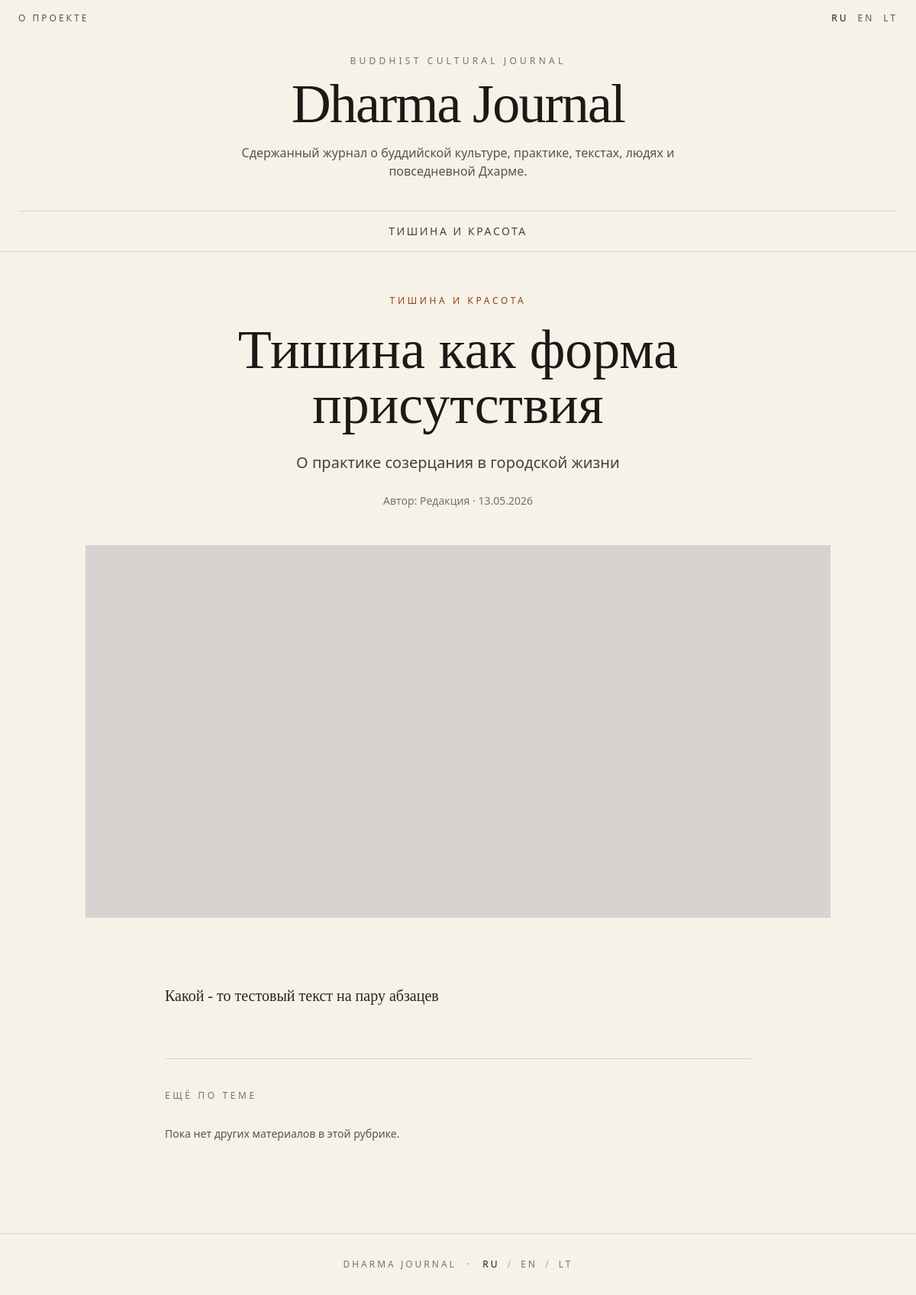
The page /ru/articles/tishina-kak-forma-prisutstviya/ on the database its author committed.
### articles/models.py (models this page shows, shortened)
class Category(models.Model):
    order = models.PositiveIntegerField("Порядок", default=100)
    is_active = models.BooleanField("Активна", default=True)
    class Meta:
        ordering = ["order", "id"]
        verbose_name = "Рубрика"
        verbose_name_plural = "Рубрики"
    def get_translation(self, language="ru"):
        return self.translations.filter(language=language).first()

class CategoryTranslation(models.Model):
    category = models.ForeignKey(
        Category,
        on_delete=models.CASCADE,
        related_name="translations",
        verbose_name="Рубрика",
    )
    language = models.CharField(
        "Язык",
        max_length=2,
        choices=LANGUAGE_CHOICES,
    )
    title = models.CharField("Название", max_length=200)
    slug = models.SlugField("URL-имя", max_length=220)
    description = models.TextField("Описание", blank=True)
    class Meta:
        unique_together = [
            ("category", "language"),
            ("language", "slug"),
        ]
        verbose_name = "Перевод рубрики"
        verbose_name_plural = "Переводы рубрик"

class ArticleTranslation(models.Model):
    article = models.ForeignKey(
        Article,
        on_delete=models.CASCADE,
        related_name="translations",
        verbose_name="Статья",
    )
    language = models.CharField(
        "Язык",
        max_length=2,
        choices=LANGUAGE_CHOICES,
    )
    title = models.CharField("Заголовок", max_length=250)
    slug = models.SlugField("URL-имя", max_length=260)
    subtitle = models.CharField("Подзаголовок", max_length=300, blank=True)
    excerpt = models.TextField("Краткое описание", blank=True)
    body = models.TextField("Текст статьи")
    seo_title = models.CharField("SEO title", max_length=250, blank=True)
    seo_description = models.TextField("SEO description", blank=True)
    class Meta:
        unique_together = [
            ("article", "language"),
            ("language", "slug"),
        ]
        verbose_name = "Перевод статьи"
        verbose_name_plural = "Переводы статей"

class Article(models.Model):
    class Status(models.TextChoices):
        DRAFT = "draft", "Черновик"
        PUBLISHED = "published", "Опубликовано"
    category = models.ForeignKey(
        Category,
        on_delete=models.PROTECT,
        related_name="articles",
        verbose_name="Рубрика",
    )
    author = models.ForeignKey(
        Author,
        on_delete=models.SET_NULL,
        null=True,
        blank=True,
        related_name="articles",
        verbose_name="Автор",
    )
    status = models.CharField(
        "Статус",
        max_length=20,
        choices=Status.choices,
        default=Status.DRAFT,
    )
    is_featured = models.BooleanField("Главный материал", default=False)
    published_at = models.DateTimeField("Дата публикации", null=True, blank=True)
    created_at = models.DateTimeField("Создано", auto_now_add=True)
    updated_at = models.DateTimeField("Обновлено", auto_now=True)
    class Meta:
        ordering = ["-published_at", "-created_at"]
        verbose_name = "Статья"
        verbose_name_plural = "Статьи"
    def get_translation(self, language="ru"):
        return self.translations.filter(language=language).first()

class Author(models.Model):
    name = models.CharField("Имя", max_length=200)
    slug = models.SlugField("URL-имя", max_length=220, unique=True)
    bio = models.TextField("Биография", blank=True)
    class Meta:
        ordering = ["name"]
        verbose_name = "Автор"
        verbose_name_plural = "Авторы"

### articles/views.py (the view)
# urls.py: path("<str:language>/articles/<slug:slug>/", article_detail, name="article_detail"),
def article_detail(request, language, slug):
    language = normalize_language(language)
    article_translation = get_object_or_404(
        ArticleTranslation.objects.select_related(
            "article",
            "article__category",
            "article__author",
        ),
        language=language,
        slug=slug,
        article__status=Article.Status.PUBLISHED,
    )
    article = article_translation.article
    category_translation = article.category.get_translation(language)
    related_articles = (
        Article.objects
        .filter(
            status=Article.Status.PUBLISHED,
            category=article.category,
            translations__language=language,
        )
        .exclude(id=article.id)
        .select_related("category", "author")
        .prefetch_related("translations", "category__translations")
        .distinct()[:3]
    )
    related_cards = []
    for related_article in related_articles:
        card = make_article_card(related_article, language)
        if card:
            related_cards.append(card)
    context = {
        "language": language,
        "available_languages": AVAILABLE_LANGUAGES,
        "language_links": make_language_links_for_article(article, language),
        "navigation_categories": get_navigation_categories(language),
        "ui": get_ui_text(language),
        "article": article,
        "article_translation": article_translation,
        "category_translation": category_translation,
        "related_cards": related_cards,
    }
    return render(request, "articles/article_detail.html", context)

### articles/views.py (called while the page is built)
def normalize_language(language):
    if language not in AVAILABLE_LANGUAGES:
        return "ru"
    return language

def get_navigation_categories(language):
    categories = (
        Category.objects
        .filter(is_active=True, translations__language=language)
        .prefetch_related("translations")
        .distinct()
    )
    navigation_categories = []
    for category in categories:
        translation = category.get_translation(language)
        if translation:
            navigation_categories.append({
                "category": category,
                "translation": translation,
                "url": reverse("category_detail", args=[language, translation.slug]),
            })
    return navigation_categories

def make_language_links_for_article(article, current_language):
    links = []
    for code in AVAILABLE_LANGUAGES:
        translation = article.get_translation(code)
        if translation:
            url = reverse("article_detail", args=[code, translation.slug])
        else:
            url = reverse("home", args=[code])
        links.append({
            "code": code,
            "url": url,
            "is_current": code == current_language,
        })
    return links

### core/i18n.py (called while the page is built)
def get_ui_text(language="ru"):
    return UI_TEXT.get(language, UI_TEXT["ru"])

### templates/articles/article_detail.html (shortened to what this page needs)
{% extends "base.html" %}
{% block content %}
<main class="mx-auto max-w-5xl px-6 py-14">
    <article>
        <div class="mx-auto max-w-3xl text-center">
            {% if category_translation %}
                <p class="mb-5 text-xs uppercase tracking-[0.3em] text-amber-800">
                    {{ category_translation.title }}
                </p>
            {% endif %}
            <h1 class="serif text-5xl leading-tight md:text-7xl">
                {{ article_translation.title }}
            </h1>
            {% if article_translation.subtitle %}
                <p class="mx-auto mt-6 max-w-2xl text-xl leading-8 text-stone-700">
                    {{ article_translation.subtitle }}
                </p>
            {% endif %}
            <p class="mt-6 text-sm text-stone-500">
                {% if article.author %}
                    {{ ui.author }}: {{ article.author.name }}
                {% else %}
                    {{ ui.author }}: {{ ui.editorial }}
                {% endif %}
                {% if article.published_at %}
                    · {{ article.published_at|date:"d.m.Y" }}
                {% endif %}
            </p>
        </div>
        <div class="my-12 aspect-[16/8] bg-stone-300"></div>
        <div class="article-body serif mx-auto max-w-3xl text-xl leading-9 text-stone-800 whitespace-pre-line">
            {{ article_translation.body }}
        </div>
    </article>
    <section class="mx-auto mt-16 max-w-3xl border-t border-stone-300 pt-10">
        <h2 class="mb-8 text-xs uppercase tracking-[0.3em] text-stone-500">
            {{ ui.related }}
        </h2>
        <div class="grid gap-6">
            {% for related in related_articles %}
                {% with related_translation=related.get_translation %}
                    {% if related_translation %}
                        {% if related_translation.slug %}
                            <a href="{% url 'article_detail' language related_translation.slug %}" class="block border-b border-stone-300 pb-5 group">
                                <p class="serif text-2xl leading-snug group-hover:text-amber-800">
                                    {{ related_translation.title }}
                                </p>
                                {% if related_translation.excerpt %}
                                    <p class="mt-2 text-sm leading-6 text-stone-600">
                                        {{ related_translation.excerpt }}
                                    </p>
                                {% endif %}
                            </a>
                        {% else %}
                            <div class="border-b border-stone-300 pb-5">
                                <p class="serif text-2xl leading-snug">
                                    {{ related_translation.title }}
                                </p>
                                {% if related_translation.excerpt %}
                                    <p class="mt-2 text-sm leading-6 text-stone-600">
                                        {{ related_translation.excerpt }}
                                    </p>
                                {% endif %}
                            </div>
                        {% endif %}
                    {% endif %}
                {% endwith %}
            {% empty %}
                <p class="text-sm text-stone-600">
                    {{ ui.no_related }}
                </p>
            {% endfor %}
        </div>
    </section>
</main>
{% endblock %}

### templates/base.html (shortened to what this page needs)
<!doctype html>
<html lang="{{ language|default:'ru' }}">
<head>
    <script src="https://cdn.tailwindcss.com"></script>
</head>
<body class="text-stone-900">
    <header class="border-b border-stone-300">
        <div class="mx-auto max-w-7xl px-6 py-4">
            <div class="flex items-center justify-between text-xs uppercase tracking-[0.25em] text-stone-600">
                <a href="{% url 'home' language %}" class="hover:text-stone-900">
                    {{ ui.about }}
                </a>
                <div class="flex gap-3">
                    {% for item in language_links %}
                        <a
                            href="{{ item.url }}"
                            class="{% if item.is_current %}text-stone-900{% else %}hover:text-stone-900{% endif %}"
                        >
                            {{ item.code|upper }}
                        </a>
                    {% endfor %}
                </div>
            </div>
            <div class="py-10 text-center">
                <p class="mb-3 text-xs uppercase tracking-[0.35em] text-stone-500">
                    {{ ui.journal_label }}
                </p>
                <a href="{% url 'home' language %}" class="inline-block">
                    <h1 class="serif text-5xl md:text-7xl tracking-tight hover:text-amber-800">
                        Dharma Journal
                    </h1>
                </a>
                <p class="mx-auto mt-4 max-w-2xl text-sm md:text-base leading-7 text-stone-600">
                    {{ ui.site_subtitle }}
                </p>
            </div>
            <nav class="flex flex-wrap justify-center gap-x-8 gap-y-3 border-t border-stone-300 pt-4 text-sm uppercase tracking-[0.18em] text-stone-700">
                {% for item in navigation_categories %}
                    <a href="{{ item.url }}" class="hover:text-stone-950">
                        {{ item.translation.title }}
                    </a>
                {% empty %}
                    <a href="{% url 'home' language %}" class="hover:text-stone-950">
                        Dharma Journal
                    </a>
                {% endfor %}
            </nav>
        </div>
    </header>
    {% block content %}{% endblock %}
    <footer class="mt-16 border-t border-stone-300">
        <div class="mx-auto max-w-7xl px-6 py-8 text-center text-xs uppercase tracking-[0.25em] text-stone-500">
            <a href="{% url 'home' language %}" class="hover:text-stone-900">
                Dharma Journal
            </a>
            <span class="mx-2">·</span>
            {% for item in language_links %}
                <a
                    href="{{ item.url }}"
                    class="{% if item.is_current %}text-stone-900{% else %}hover:text-stone-900{% endif %}"
                >
                    {{ item.code|upper }}
                </a>
                {% if not forloop.last %}
                    <span class="mx-1 text-stone-400">/</span>
                {% endif %}
            {% endfor %}
        </div>
    </footer>
</body>
</html>

### templates/base.html (style rules this page uses)
body { background: #f7f2e8; }
.serif { font-family: Georgia, "Times New Roman", serif; }

### rows shown on the page
Category: translation "ТИШИНА И КРАСОТА"
CategoryTranslation: title "ТИШИНА И КРАСОТА"
ArticleTranslation: title "Тишина как форма присутствия", subtitle "О практике созерцания в городской жизни", body "Какой - то тестовый текст на пару абзацев"
Article: author.name "Редакция", published_at "13.05.2026"

### other values the page prints
{{ ui.about }} "О ПРОЕКТЕ"
{{ item.code|upper }} "RU" "EN" "LT"
{{ ui.journal_label }} "BUDDHIST CULTURAL JOURNAL"
{{ ui.site_subtitle }} "Сдержанный журнал о буддийской культуре, практике, текстах, людях и повседневной Дхарме."
{{ ui.author }} "Автор"
{{ ui.related }} "ЕЩЁ ПО ТЕМЕ"
{{ ui.no_related }} "Пока нет других материалов в этой рубрике."
